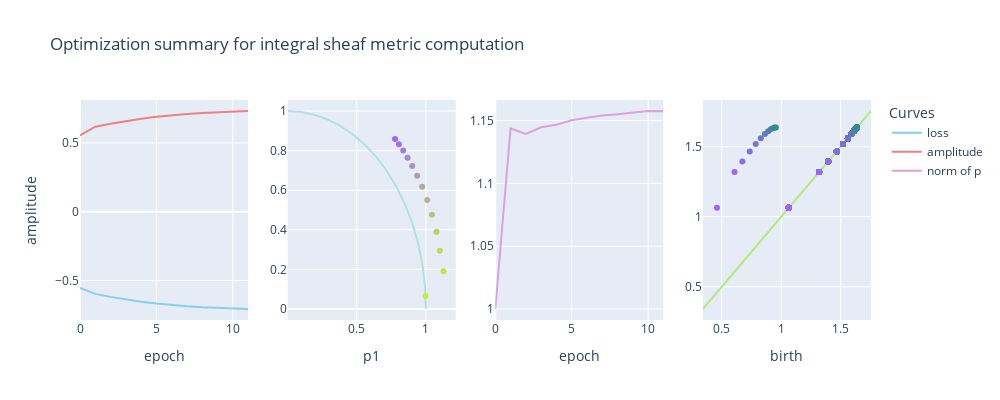

The notebook cell saved with this chart:
### Code cell
plot_optim(optimization,True)

### Figure 1 — Plotly figure (JSON) as saved in the notebook; plotly's stock layout.template omitted (floating-point values rounded to 4 significant figures; data arrays with more than 128 entries replaced by an {"elided": "..."} marker saying what was removed)
{"data": [{"marker": {"color": "skyblue"}, "mode": "lines", "name": "loss", "type": "scatter", "x": [0, 1, 2, 3, 4, 5, 6, 7, 8, 9, 10, 11], "xaxis": "x", "y": [-0.5546, -0.5977, -0.6196, -0.6385, -0.6545, -0.6676, -0.6784, -0.687, -0.6941, -0.6996, -0.7041, -0.7077], "yaxis": "y"}, {"marker": {"color": "lightcoral"}, "mode": "lines", "name": "amplitude", "type": "scatter", "x": [0, 1, 2, 3, 4, 5, 6, 7, 8, 9, 10, 11], "xaxis": "x", "y": [0.5546, 0.6184, 0.639, 0.6595, 0.676, 0.6902, 0.7016, 0.7108, 0.7181, 0.7241, 0.729, 0.7325], "yaxis": "y"}, {"marker": {"color": "powderblue"}, "showlegend": false, "type": "scatter", "x": {"elided": "158 float values"}, "xaxis": "x2", "y": {"elided": "158 float values"}, "yaxis": "y2"}, {"marker": {"color": "rgb(200.0, 240.0, 50.0)"}, "mode": "markers", "name": "projection", "showlegend": false, "type": "scatter", "x": [0.9979], "xaxis": "x2", "y": [0.06545], "yaxis": "y2"}, {"marker": {"color": "rgb(196.66666666666666, 228.33333333333334, 67.08333333333333)"}, "mode": "markers", "name": "projection", "showlegend": false, "type": "scatter", "x": [1.128], "xaxis": "x2", "y": [0.1911], "yaxis": "y2"}, {"marker": {"color": "rgb(193.33333333333334, 216.66666666666666, 84.16666666666666)"}, "mode": "markers", "name": "projection", "showlegend": false, "type": "scatter", "x": [1.101], "xaxis": "x2", "y": [0.2941], "yaxis": "y2"}, {"marker": {"color": "rgb(190.0, 205.0, 101.25)"}, "mode": "markers", "name": "projection", "showlegend": false, "type": "scatter", "x": [1.076], "xaxis": "x2", "y": [0.3902], "yaxis": "y2"}, {"marker": {"color": "rgb(186.66666666666666, 193.33333333333334, 118.33333333333333)"}, "mode": "markers", "name": "projection", "showlegend": false, "type": "scatter", "x": [1.044], "xaxis": "x2", "y": [0.4754], "yaxis": "y2"}, {"marker": {"color": "rgb(183.33333333333334, 181.66666666666669, 135.41666666666666)"}, "mode": "markers", "name": "projection", "showlegend": false, "type": "scatter", "x": [1.01], "xaxis": "x2", "y": [0.551], "yaxis": "y2"}, {"marker": {"color": "rgb(180.0, 170.0, 152.5)"}, "mode": "markers", "name": "projection", "showlegend": false, "type": "scatter", "x": [0.9734], "xaxis": "x2", "y": [0.6168], "yaxis": "y2"}, {"marker": {"color": "rgb(176.66666666666666, 158.33333333333334, 169.58333333333331)"}, "mode": "markers", "name": "projection", "showlegend": false, "type": "scatter", "x": [0.9373], "xaxis": "x2", "y": [0.6733], "yaxis": "y2"}, {"marker": {"color": "rgb(173.33333333333334, 146.66666666666669, 186.66666666666666)"}, "mode": "markers", "name": "projection", "showlegend": false, "type": "scatter", "x": [0.9011], "xaxis": "x2", "y": [0.7226], "yaxis": "y2"}, {"marker": {"color": "rgb(170.0, 135.0, 203.75)"}, "mode": "markers", "name": "projection", "showlegend": false, "type": "scatter", "x": [0.8675], "xaxis": "x2", "y": [0.7645], "yaxis": "y2"}, {"marker": {"color": "rgb(166.66666666666666, 123.33333333333334, 220.83333333333331)"}, "mode": "markers", "name": "projection", "showlegend": false, "type": "scatter", "x": [0.8357], "xaxis": "x2", "y": [0.8011], "yaxis": "y2"}, {"marker": {"color": "rgb(163.33333333333331, 111.66666666666669, 237.91666666666666)"}, "mode": "markers", "name": "projection", "showlegend": false, "type": "scatter", "x": [0.805], "xaxis": "x2", "y": [0.8317], "yaxis": "y2"}, {"marker": {"color": "rgb(160.0, 100.0, 255.0)"}, "mode": "markers", "name": "projection", "showlegend": false, "type": "scatter", "x": [0.777], "xaxis": "x2", "y": [0.8591], "yaxis": "y2"}, {"marker": {"color": "plum"}, "mode": "lines", "name": "norm of p", "type": "scatter", "x": [0, 1, 2, 3, 4, 5, 6, 7, 8, 9, 10, 11], "xaxis": "x3", "y": [1, 1.144, 1.139, 1.145, 1.147, 1.15, 1.152, 1.154, 1.155, 1.156, 1.158, 1.158, 1.158], "yaxis": "y3"}, {"mode": "lines", "name": "diagonal", "showlegend": false, "type": "scatter", "x": [0.3412, 1.755], "xaxis": "x4", "y": [0.3412, 1.755], "yaxis": "y4"}, {"marker": {"color": "rgb(160.0, 100.0, 255.0)"}, "mode": "markers", "name": "(b,d)", "showlegend": false, "type": "scatter", "x": {"elided": "392 float values"}, "xaxis": "x4", "y": {"elided": "392 float values"}, "yaxis": "y4"}, {"marker": {"color": "rgb(150.0, 103.63636363636364, 244.54545454545453)"}, "mode": "markers", "name": "(b,d)", "showlegend": false, "type": "scatter", "x": {"elided": "392 float values"}, "xaxis": "x4", "y": {"elided": "392 float values"}, "yaxis": "y4"}, {"marker": {"color": "rgb(140.0, 107.27272727272727, 234.0909090909091)"}, "mode": "markers", "name": "(b,d)", "showlegend": false, "type": "scatter", "x": {"elided": "392 float values"}, "xaxis": "x4", "y": {"elided": "392 float values"}, "yaxis": "y4"}, {"marker": {"color": "rgb(130.0, 110.9090909090909, 223.63636363636363)"}, "mode": "markers", "name": "(b,d)", "showlegend": false, "type": "scatter", "x": {"elided": "392 float values"}, "xaxis": "x4", "y": {"elided": "392 float values"}, "yaxis": "y4"}, {"marker": {"color": "rgb(120.0, 114.54545454545455, 213.1818181818182)"}, "mode": "markers", "name": "(b,d)", "showlegend": false, "type": "scatter", "x": {"elided": "392 float values"}, "xaxis": "x4", "y": {"elided": "392 float values"}, "yaxis": "y4"}, {"marker": {"color": "rgb(110.0, 118.18181818181819, 202.72727272727272)"}, "mode": "markers", "name": "(b,d)", "showlegend": false, "type": "scatter", "x": {"elided": "392 float values"}, "xaxis": "x4", "y": {"elided": "392 float values"}, "yaxis": "y4"}, {"marker": {"color": "rgb(100.0, 121.81818181818181, 192.27272727272725)"}, "mode": "markers", "name": "(b,d)", "showlegend": false, "type": "scatter", "x": {"elided": "392 float values"}, "xaxis": "x4", "y": {"elided": "392 float values"}, "yaxis": "y4"}, {"marker": {"color": "rgb(90.0, 125.45454545454545, 181.8181818181818)"}, "mode": "markers", "name": "(b,d)", "showlegend": false, "type": "scatter", "x": {"elided": "392 float values"}, "xaxis": "x4", "y": {"elided": "392 float values"}, "yaxis": "y4"}, {"marker": {"color": "rgb(80.0, 129.0909090909091, 171.36363636363637)"}, "mode": "markers", "name": "(b,d)", "showlegend": false, "type": "scatter", "x": {"elided": "392 float values"}, "xaxis": "x4", "y": {"elided": "392 float values"}, "yaxis": "y4"}, {"marker": {"color": "rgb(70.0, 132.72727272727272, 160.9090909090909)"}, "mode": "markers", "name": "(b,d)", "showlegend": false, "type": "scatter", "x": {"elided": "392 float values"}, "xaxis": "x4", "y": {"elided": "392 float values"}, "yaxis": "y4"}, {"marker": {"color": "rgb(60.0, 136.36363636363637, 150.45454545454544)"}, "mode": "markers", "name": "(b,d)", "showlegend": false, "type": "scatter", "x": {"elided": "392 float values"}, "xaxis": "x4", "y": {"elided": "392 float values"}, "yaxis": "y4"}, {"marker": {"color": "rgb(50.0, 140.0, 140.0)"}, "mode": "markers", "name": "(b,d)", "showlegend": false, "type": "scatter", "x": {"elided": "392 float values"}, "xaxis": "x4", "y": {"elided": "392 float values"}, "yaxis": "y4"}], "layout": {"height": 400, "legend": {"title": {"text": "Curves"}}, "title": {"text": "Optimization summary for integral sheaf metric computation"}, "width": 1000, "xaxis": {"anchor": "y", "domain": [0, 0.2125], "title": {"text": "epoch"}}, "xaxis2": {"anchor": "y2", "domain": [0.2625, 0.475], "title": {"text": "p1"}}, "xaxis3": {"anchor": "y3", "domain": [0.525, 0.7375], "title": {"text": "epoch"}}, "xaxis4": {"anchor": "y4", "domain": [0.7875, 1], "title": {"text": "birth"}}, "yaxis": {"anchor": "x", "domain": [0, 1], "title": {"text": "amplitude"}}, "yaxis2": {"anchor": "x2", "domain": [0, 1]}, "yaxis3": {"anchor": "x3", "domain": [0, 1]}, "yaxis4": {"anchor": "x4", "domain": [0, 1]}}}
